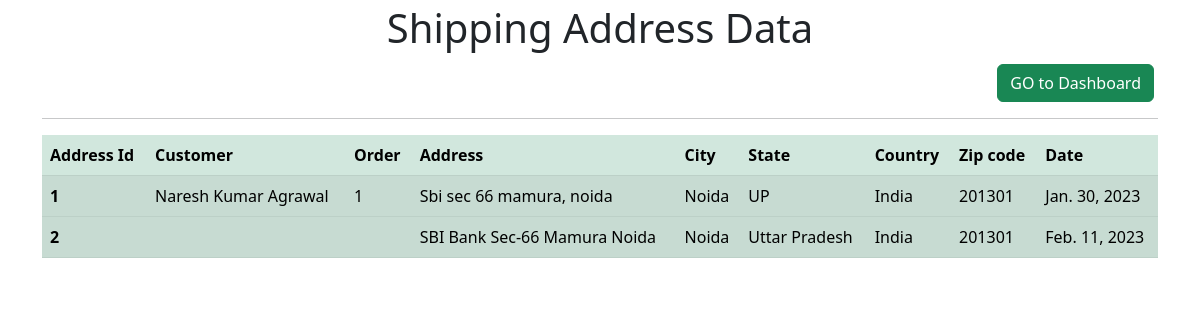
The app's page /dashboard/show_address with its own data.
### Store_app/models.py (models this page shows, shortened)
class ShippingAddress(models.Model):
    customer = models.ForeignKey(
        Customer, on_delete=models.SET_NULL, null=True)
    order = models.ForeignKey(Order, on_delete=models.SET_NULL, null=True)
    address = models.CharField(max_length=100)
    city = models.CharField(max_length=50)
    state = models.CharField(max_length=50)
    country = models.CharField(max_length=60)
    zip_code = models.IntegerField()
    date = models.DateField(auto_now_add=True)

class Customer(models.Model):
    user = models.ForeignKey(User, on_delete=models.SET_NULL, null=True)
    name = models.CharField(max_length=50)
    email = models.EmailField(unique=True)
    phone = models.CharField(max_length=50)
    address = models.CharField(max_length=100)

class Order(models.Model):
    customer = models.ForeignKey(
    Customer, on_delete=models.SET_NULL, null=True)
    date = models.DateTimeField(auto_now_add=True)
    complete = models.BooleanField(default=False)
    mode_of_payment = models.CharField(max_length=50)
    status = models.CharField(max_length=40)

### dashboard/views.py (the view)
# urls.py: path('show_address', views.show_address, name='show_address'),
def show_address(request):
    ship_addresses = ShippingAddress.objects.all()
    return render(request,'show_address.html',{'ship_addresses':ship_addresses})

### templates/show_address.html (shortened to what this page needs)
<!DOCTYPE html>
<html lang="en">
<head>
    <link
    href="https://cdn.jsdelivr.net/npm/bootstrap@5.3.0-alpha1/dist/css/bootstrap.min.css"
    rel="stylesheet"
  />
</head>
<body>
    <div class="container">
        <h1 class="text-center p-1 " >Shipping Address Data</h1>
      <div class="text-end px-1">
        <a class="btn btn-success  " href="/dashboard" role="button">GO to Dashboard</a>
      </div>
        <hr>
        <table class="table table-success table-striped">
            <thead>
              <tr>
                <th scope="col">Address Id</th>
                <th scope="col">Customer</th>
                <th scope="col">Order</th>
                <th scope="col"> Address</th>
                <th scope="col"> City</th>
                <th scope="col"> State</th>
                <th scope="col"> Country</th>
                <th scope="col"> Zip code</th>
                <th scope="col"> Date</th>
              </tr>
            </thead>
            {% for ship_address in ship_addresses %}
            <tbody>
              <tr>
                <th scope="row">{{ship_address.id}}</th>
                <td>{{ship_address.customer.name}}</td>
                <td>{{ship_address.order.id}}</td>
                <td>{{ship_address.address}}</td>
                <td>{{ship_address.city}}</td>
                <td>{{ship_address.state}}</td>
                <td>{{ship_address.country}}</td>
                <td>{{ship_address.zip_code}}</td>
                <td>{{ship_address.date}}</td>
              </tr>
            </tbody>
            {% endfor %}
          </table>
</body>
</html>

### records on screen
ShippingAddress: id "1", customer.name "Naresh Kumar Agrawal", order.id "1", address "Sbi sec 66 mamura, noida", city "Noida", state "UP", country "India", zip_code "201301", date "Jan. 30, 2023"
ShippingAddress: id "2", address "SBI Bank Sec-66 Mamura Noida", city "Noida", state "Uttar Pradesh", country "India", zip_code "201301", date "Feb. 11, 2023"
